Frame 1 (no input): blank canvas, image omitted
Frame 60 (the mouse pressed at the canvas centre just before this capture): blank canvas, image omitted
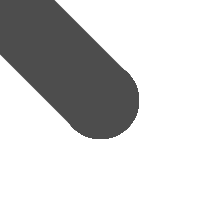
Frame 120 (the mouse held since frame 60 and released just before this capture)

The Processing sketch whose frames 1 and 60 were blank and that drew this single picture after the mouse press (run headless with seeded random() and noise(); from frame 60 on, the mouse is pressed at the canvas centre):

// Processing sketch: Day_3
// ── Day_3.pde
int stroke = 77;
int jor =77;
void setup(){
  size(200,200); //size of window
  background(255); //background color "white"
}

void draw(){
  stroke(jor); //line color
  strokeWeight(stroke);
  if (mousePressed) { //on click do this...
  line(pmouseX,pmouseY,mouseX,mouseY);
  //draw a line, last position to current pos.
  }
}

void keyPressed(){
 if(keyCode == UP){ //when up pressed
   stroke++; //increment up
  }
  if(keyCode == DOWN){ //when down pressed
    stroke--; // decrement...
  }
if(keyCode ==RIGHT){
jor--;
}
}
